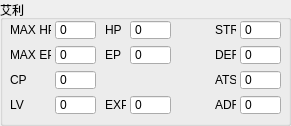
     <widget class="QGroupBox" name="groupBox_Elie">
      <property name="enabled">
       <bool>true</bool>
      </property>
      <property name="geometry">
       <rect>
        <x>5</x>
        <y>135</y>
        <width>291</width>
        <height>126</height>
       </rect>
      </property>
      <property name="title">
       <string>艾利</string>
      </property>
      <widget class="QLabel" name="label_25">
       <property name="enabled">
        <bool>true</bool>
       </property>
       <property name="geometry">
        <rect>
         <x>10</x>
         <y>20</y>
         <width>41</width>
         <height>20</height>
        </rect>
       </property>
       <property name="text">
        <string>MAX HP</string>
       </property>
      </widget>
      <widget class="QSpinBox" name="spinBox_Elie_max_hp">
       <property name="enabled">
        <bool>true</bool>
       </property>
       <property name="geometry">
        <rect>
         <x>55</x>
         <y>20</y>
         <width>41</width>
         <height>20</height>
        </rect>
       </property>
       <property name="buttonSymbols">
        <enum>QAbstractSpinBox::NoButtons</enum>
       </property>
       <property name="maximum">
        <number>2147483647</number>
       </property>
       <property name="singleStep">
        <number>1</number>
       </property>
      </widget>
      <widget class="QLabel" name="label_26">
       <property name="enabled">
        <bool>true</bool>
       </property>
       <property name="geometry">
        <rect>
         <x>10</x>
         <y>45</y>
         <width>41</width>
         <height>20</height>
        </rect>
       </property>
       <property name="text">
        <string>MAX EP</string>
       </property>
      </widget>
      <widget class="QSpinBox" name="spinBox_Elie_max_ep">
       <property name="enabled">
        <bool>true</bool>
       </property>
       <property name="geometry">
        <rect>
         <x>55</x>
         <y>45</y>
         <width>41</width>
         <height>20</height>
        </rect>
       </property>
       <property name="buttonSymbols">
        <enum>QAbstractSpinBox::NoButtons</enum>
       </property>
       <property name="maximum">
        <number>65535</number>
       </property>
      </widget>
      <widget class="QSpinBox" name="spinBox_Elie_cp">
       <property name="enabled">
        <bool>true</bool>
       </property>
       <property name="geometry">
        <rect>
         <x>55</x>
         <y>70</y>
         <width>41</width>
         <height>20</height>
        </rect>
       </property>
       <property name="buttonSymbols">
        <enum>QAbstractSpinBox::NoButtons</enum>
       </property>
       <property name="maximum">
        <number>65535</number>
       </property>
      </widget>
      <widget class="QLabel" name="label_27">
       <property name="enabled">
        <bool>true</bool>
       </property>
       <property name="geometry">
        <rect>
         <x>10</x>
         <y>70</y>
         <width>41</width>
         <height>20</height>
        </rect>
       </property>
       <property name="text">
        <string>CP</string>
       </property>
       <property name="wordWrap">
        <bool>false</bool>
       </property>
      </widget>
      <widget class="QSpinBox" name="spinBox_Elie_lv">
       <property name="enabled">
        <bool>true</bool>
       </property>
       <property name="geometry">
        <rect>
         <x>55</x>
         <y>95</y>
         <width>41</width>
         <height>20</height>
        </rect>
       </property>
       <property name="buttonSymbols">
        <enum>QAbstractSpinBox::NoButtons</enum>
       </property>
       <property name="maximum">
        <number>65535</number>
       </property>
      </widget>
      <widget class="QSpinBox" name="spinBox_Elie_hp">
       <property name="enabled">
        <bool>true</bool>
       </property>
       <property name="geometry">
        <rect>
         <x>130</x>
         <y>20</y>
         <width>41</width>
         <height>20</height>
        </rect>
       </property>
       <property name="buttonSymbols">
        <enum>QAbstractSpinBox::NoButtons</enum>
       </property>
       <property name="maximum">
        <number>2147483647</number>
       </property>
       <property name="singleStep">
        <number>1</number>
       </property>
      </widget>
      <widget class="QLabel" name="label_28">
       <property name="enabled">
        <bool>true</bool>
       </property>
       <property name="geometry">
        <rect>
         <x>105</x>
         <y>20</y>
         <width>21</width>
         <height>20</height>
        </rect>
       </property>
       <property name="text">
        <string>HP</string>
       </property>
      </widget>
      <widget class="QSpinBox" name="spinBox_Elie_exp">
       <property name="enabled">
        <bool>true</bool>
       </property>
       <property name="geometry">
        <rect>
         <x>130</x>
         <y>95</y>
         <width>41</width>
         <height>20</height>
        </rect>
       </property>
       <property name="buttonSymbols">
        <enum>QAbstractSpinBox::NoButtons</enum>
       </property>
       <property name="maximum">
        <number>2147483647</number>
       </property>
       <property name="singleStep">
        <number>1</number>
       </property>
      </widget>
      <widget class="QSpinBox" name="spinBox_Elie_ep">
       <property name="enabled">
        <bool>true</bool>
       </property>
       <property name="geometry">
        <rect>
         <x>130</x>
         <y>45</y>
         <width>41</width>
         <height>20</height>
        </rect>
       </property>
       <property name="buttonSymbols">
        <enum>QAbstractSpinBox::NoButtons</enum>
       </property>
       <property name="maximum">
        <number>65535</number>
       </property>
      </widget>
      <widget class="QLabel" name="label_29">
       <property name="enabled">
        <bool>true</bool>
       </property>
       <property name="geometry">
        <rect>
         <x>105</x>
         <y>95</y>
         <width>21</width>
         <height>20</height>
        </rect>
       </property>
       <property name="text">
        <string>EXP</string>
       </property>
      </widget>
      <widget class="QLabel" name="label_30">
       <property name="enabled">
        <bool>true</bool>
       </property>
       <property name="geometry">
        <rect>
         <x>105</x>
         <y>45</y>
         <width>21</width>
         <height>20</height>
        </rect>
       </property>
       <property name="text">
        <string>EP</string>
       </property>
      </widget>
      <widget class="QLabel" name="label_31">
       <property name="enabled">
        <bool>true</bool>
       </property>
       <property name="geometry">
        <rect>
         <x>215</x>
         <y>45</y>
         <width>21</width>
         <height>20</height>
        </rect>
       </property>
       <property name="text">
        <string>DEF</string>
       </property>
      </widget>
      <widget class="QSpinBox" name="spinBox_Elie_str">
       <property name="enabled">
        <bool>true</bool>
       </property>
       <property name="geometry">
        <rect>
         <x>240</x>
         <y>20</y>
         <width>41</width>
         <height>20</height>
        </rect>
       </property>
       <property name="buttonSymbols">
        <enum>QAbstractSpinBox::NoButtons</enum>
       </property>
       <property name="maximum">
        <number>65535</number>
       </property>
      </widget>
      <widget class="QSpinBox" name="spinBox_Elie_def">
       <property name="enabled">
        <bool>true</bool>
       </property>
       <property name="geometry">
        <rect>
         <x>240</x>
         <y>45</y>
         <width>41</width>
         <height>20</height>
        </rect>
       </property>
       <property name="buttonSymbols">
        <enum>QAbstractSpinBox::NoButtons</enum>
       </property>
       <property name="maximum">
        <number>65535</number>
       </property>
      </widget>
      <widget class="QLabel" name="label_32">
       <property name="enabled">
        <bool>true</bool>
       </property>
       <property name="geometry">
        <rect>
         <x>215</x>
         <y>20</y>
         <width>21</width>
         <height>20</height>
        </rect>
       </property>
       <property name="text">
        <string>STR</string>
       </property>
      </widget>
      <widget class="QLabel" name="label_33">
       <property name="enabled">
        <bool>true</bool>
       </property>
       <property name="geometry">
        <rect>
         <x>10</x>
         <y>95</y>
         <width>41</width>
         <height>20</height>
        </rect>
       </property>
       <property name="text">
        <string>LV</string>
       </property>
       <property name="wordWrap">
        <bool>false</bool>
       </property>
      </widget>
      <widget class="QLabel" name="label_34">
       <property name="enabled">
        <bool>true</bool>
       </property>
       <property name="geometry">
        <rect>
         <x>215</x>
         <y>95</y>
         <width>21</width>
         <height>20</height>
        </rect>
       </property>
       <property name="text">
        <string>ADF</string>
       </property>
      </widget>
      <widget class="QSpinBox" name="spinBox_Elie_ats">
       <property name="enabled">
        <bool>true</bool>
       </property>
       <property name="geometry">
        <rect>
         <x>240</x>
         <y>70</y>
         <width>41</width>
         <height>20</height>
        </rect>
       </property>
       <property name="buttonSymbols">
        <enum>QAbstractSpinBox::NoButtons</enum>
       </property>
       <property name="maximum">
        <number>65535</number>
       </property>
      </widget>
      <widget class="QSpinBox" name="spinBox_Elie_adf">
       <property name="enabled">
        <bool>true</bool>
       </property>
       <property name="geometry">
        <rect>
         <x>240</x>
         <y>95</y>
         <width>41</width>
         <height>20</height>
        </rect>
       </property>
       <property name="buttonSymbols">
        <enum>QAbstractSpinBox::NoButtons</enum>
       </property>
       <property name="maximum">
        <number>65535</number>
       </property>
      </widget>
      <widget class="QLabel" name="label_35">
       <property name="enabled">
        <bool>true</bool>
       </property>
       <property name="geometry">
        <rect>
         <x>215</x>
         <y>70</y>
         <width>21</width>
         <height>20</height>
        </rect>
       </property>
       <property name="text">
        <string>ATS</string>
       </property>
      </widget>
     </widget>
